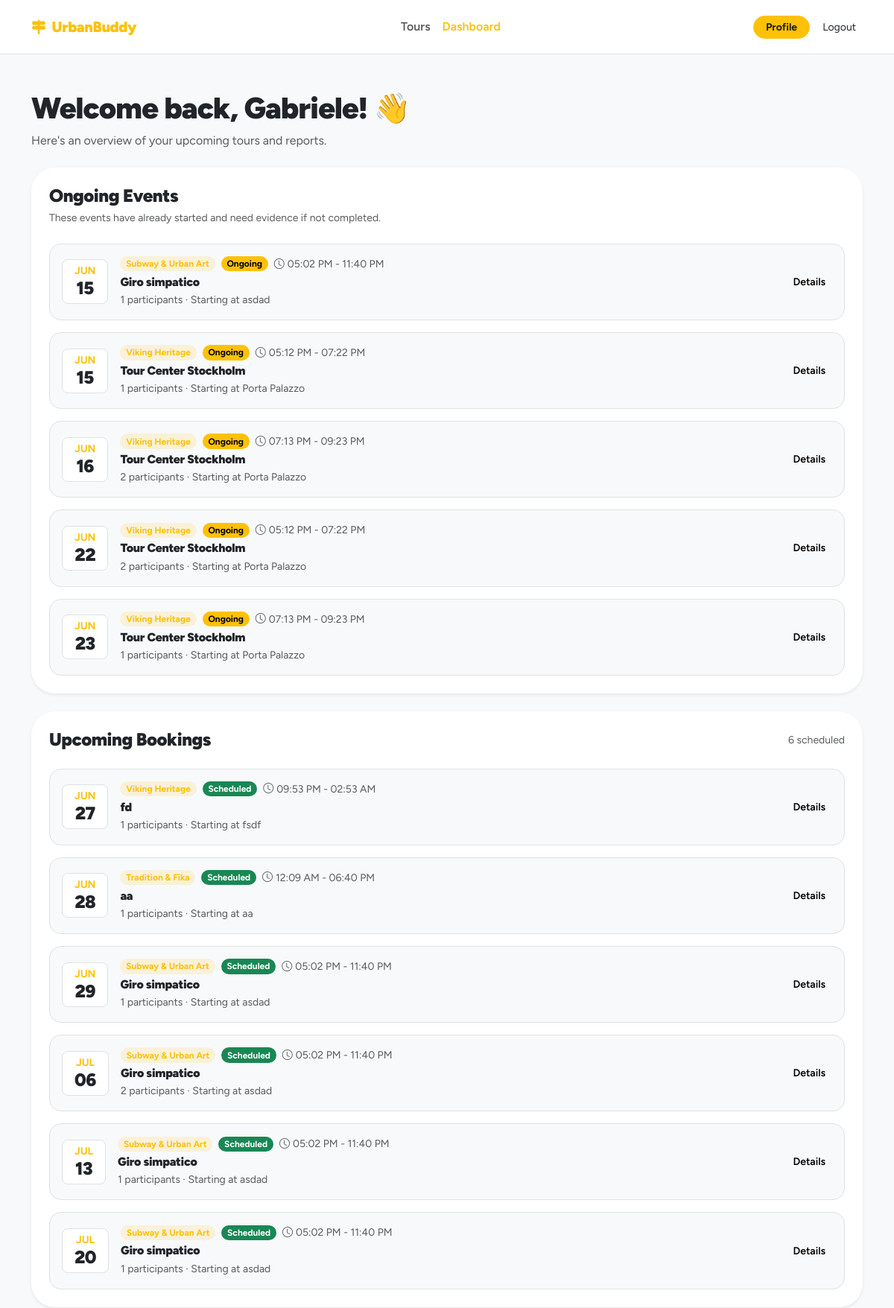
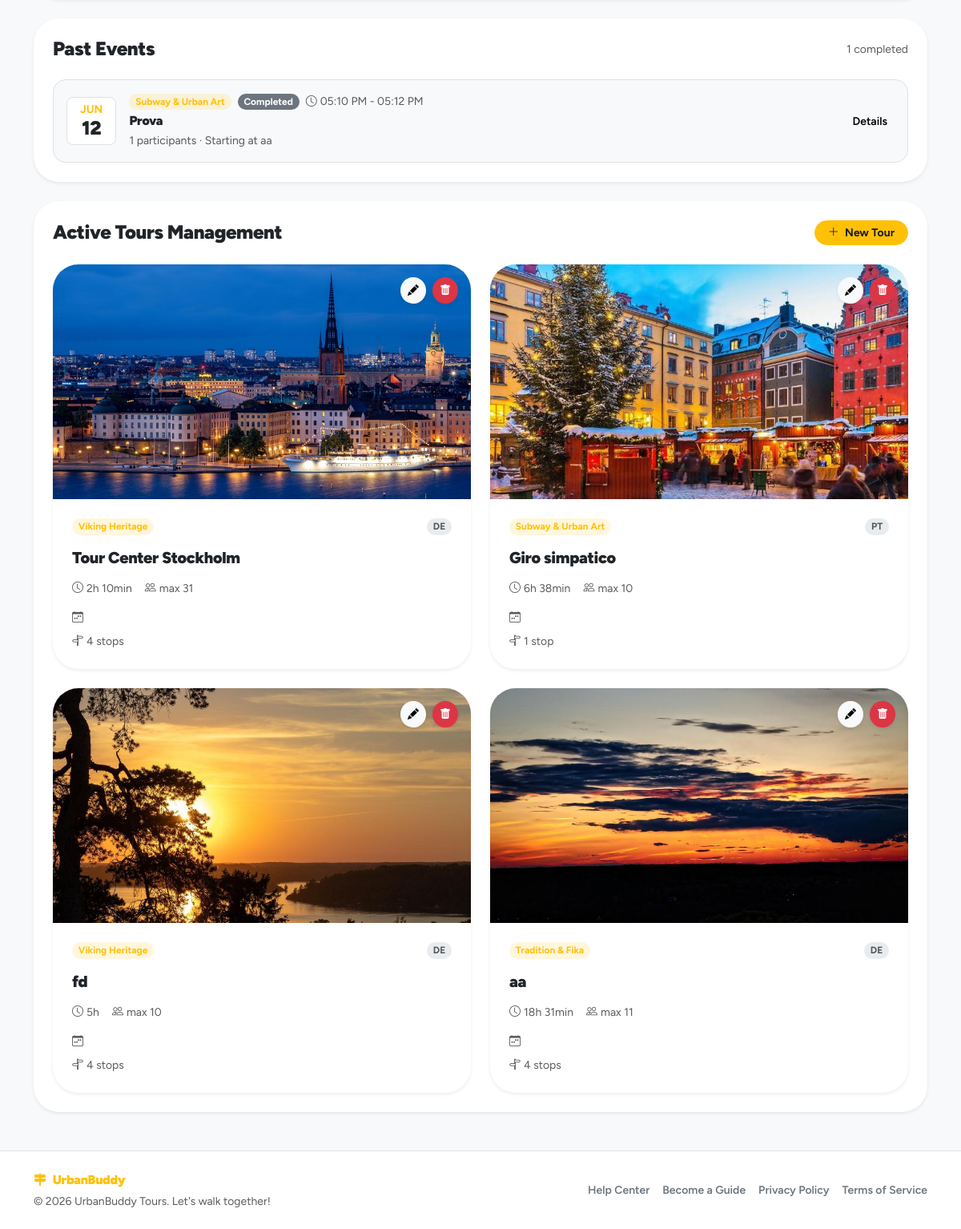
Page /dashboard (signed in) on the committed database (2 pictures, top to bottom).
### tables this page shows
CREATE TABLE "users" (
	"id"	TEXT,
	"email"	TEXT NOT NULL UNIQUE,
	"password_hash"	TEXT NOT NULL,
	"first_name"	TEXT NOT NULL,
	"last_name"	TEXT NOT NULL,
	"username"	TEXT NOT NULL,
	"role"	BLOB NOT NULL CHECK("role" IN ('guide', 'participant', 'admin')),
	"created_at"	TEXT DEFAULT CURRENT_TIMESTAMP,
	"updated_at"	TEXT DEFAULT CURRENT_TIMESTAMP,
	"profile_photo"	TEXT,
	PRIMARY KEY("id")
);

CREATE TABLE themes (
    id INTEGER PRIMARY KEY AUTOINCREMENT, -- Manteniamo autoincrement (Tabella di dominio)
    name TEXT UNIQUE NOT NULL,
	slug TEXT UNIQUE NOT NULL,
    icon TEXT,
    created_at TEXT DEFAULT CURRENT_TIMESTAMP
, primary_color TEXT DEFAULT '#ffc107');

CREATE TABLE tours (
    id TEXT PRIMARY KEY,  -- UUID
    guide_id TEXT NOT NULL, -- FK verso UUID
    theme_id INTEGER NOT NULL,
    language_id INTEGER NOT NULL,
    title TEXT NOT NULL,
    description TEXT NOT NULL,
    meeting_point TEXT NOT NULL,
    duration INTEGER NOT NULL,
    max_participants INTEGER NOT NULL,
    is_deleted INTEGER DEFAULT 0 CHECK(is_deleted IN (0, 1)),
    created_at TEXT DEFAULT CURRENT_TIMESTAMP,
    updated_at TEXT DEFAULT CURRENT_TIMESTAMP,
    FOREIGN KEY (guide_id) REFERENCES users(id) ON DELETE CASCADE,
    FOREIGN KEY (theme_id) REFERENCES themes(id) ON DELETE RESTRICT,
    FOREIGN KEY (language_id) REFERENCES languages(id) ON DELETE RESTRICT
);

CREATE TABLE tour_events (
    id TEXT PRIMARY KEY, -- UUID
    tour_id TEXT NOT NULL, -- FK verso UUID
    event_date TEXT NOT NULL,
    start_time TEXT NOT NULL,
    status TEXT NOT NULL DEFAULT 'scheduled' CHECK(status IN ('scheduled', 'cancelled', 'completed')),
    actual_participants INTEGER,
    evidence_photo TEXT,
    created_at TEXT DEFAULT CURRENT_TIMESTAMP,
    updated_at TEXT DEFAULT CURRENT_TIMESTAMP,
    FOREIGN KEY (tour_id) REFERENCES tours(id),
    UNIQUE(tour_id, event_date)
);

CREATE TABLE tour_photos (
    id TEXT PRIMARY KEY, -- UUID
    tour_id TEXT NOT NULL, -- FK verso UUID
    filename TEXT NOT NULL,
    created_at TEXT DEFAULT CURRENT_TIMESTAMP,
    FOREIGN KEY (tour_id) REFERENCES tours(id) ON DELETE CASCADE
);

### app/guide_dashboard/routes.py (the view)
@guide_dashboard_bp.route("/dashboard", methods=["GET"])
@login_required
def dashboard():
    require_guide()
    tours = ToursDAO.list_tours_by_guide(current_user.id)
    for tour in tours:
        tour.theme = ThemesDAO.get_theme_by_id(tour.theme_id)
        tour.language = LanguagesDAO.get_language_by_id(tour.language_id)
        tour.production_photos = TourPhotosDAO.list_photos_by_tour(tour.id)
        tour.weekly_slots = TourWeeklySlotsDAO.list_slots_by_tour(tour.id)
        tour.stops = TourStopsDAO.list_stops_by_tour(tour.id)
    events = TourEventsDAO.list_events_by_guide(current_user.id)
    for event in events:
        event.tour = ToursDAO.get_tour_by_id(event.tour_id)
        if event.tour is not None:
            event.tour.theme = ThemesDAO.get_theme_by_id(event.tour.theme_id)
            event.tour.language = LanguagesDAO.get_language_by_id(event.tour.language_id)
    dashboard_event_lists = build_dashboard_event_lists(events)
    return render_template(
        "guide_dashboard/dashboard.html",
        dashboard_tours=build_dashboard_tours(tours),
        **dashboard_event_lists,
    )

### app/templates/guide_dashboard/dashboard.html (shortened to what this page needs)
{% extends "base.html" %}
{% block content %}
<section class="py-5">
    <div class="container">
        <div class="mb-4">
            <h1 class="fw-black mb-2">
                Welcome back, {{ current_user.first_name }}! 👋
            </h1>
            <p class="text-body-secondary mb-0">
                Here's an overview of your upcoming tours and reports.
            </p>
        </div>
        {% if dashboard_ongoing_events %}
            <div class="card border-0 shadow-sm rounded-5 mb-4">
                <div class="card-body p-4">
                    <div class="d-flex align-items-center justify-content-between mb-4">
                        <div>
                            <h2 class="h4 fw-black mb-1">
                                Ongoing Events
                            </h2>
                            <p class="small text-body-secondary mb-0">
                                These events have already started and need evidence if not completed.
                            </p>
                        </div>
                    </div>
                    <div class="vstack gap-3">
                        {% for event in dashboard_ongoing_events %}
                            {% include "components/booking_row.html" %}
                        {% endfor %}
                    </div>
                </div>
            </div>
        {% endif %}
        <div class="card border-0 shadow-sm rounded-5 mb-4">
            <div class="card-body p-4">
                <div class="d-flex align-items-center justify-content-between mb-4">
                    <h2 class="h4 fw-black mb-0">
                        Upcoming Bookings
                    </h2>
                    <span class="small text-body-secondary">
                        {{ dashboard_upcoming_events|length }} scheduled
                    </span>
                </div>
                {% if dashboard_upcoming_events %}
                    <div class="vstack gap-3">
                        {% for event in dashboard_upcoming_events %}
                            {% include "components/booking_row.html" %}
                        {% endfor %}
                    </div>
                {% else %}
                    <div class="text-center py-4">
                        <p class="text-body-secondary mb-0">
                            No upcoming bookings yet.
                        </p>
                    </div>
                {% endif %}
            </div>
        </div>
        <div class="card border-0 shadow-sm rounded-5 mb-4">
            <div class="card-body p-4">
                <div class="d-flex align-items-center justify-content-between mb-4">
                    <h2 class="h4 fw-black mb-0">
                        Past Events
                    </h2>
                    <span class="small text-body-secondary">
                        {{ dashboard_past_events|length }} completed
                    </span>
                </div>
                {% if dashboard_past_events %}
                    <div class="vstack gap-3">
                        {% for event in dashboard_past_events %}
                            {% include "components/booking_row.html" %}
                        {% endfor %}
                    </div>
                {% else %}
                    <div class="text-center py-4">
                        <p class="text-body-secondary mb-0">
                            Completed events will appear here.
                        </p>
                    </div>
                {% endif %}
            </div>
        </div>
        <div class="card border-0 shadow-sm rounded-5">
            <div class="card-body p-4">
                <div class="d-flex align-items-center justify-content-between mb-4">
                    <h2 class="h4 fw-black mb-0">
                        Active Tours Management
                    </h2>
                    <a href="{{ url_for('guide_dashboard.create_tour') }}" class="btn ub-btn btn-sm fw-bold rounded-pill px-3">
                        <i class="bi bi-plus-lg me-1"></i>
                        New Tour
                    </a>
                </div>
                {% if dashboard_tours %}
                    <div class="row g-4">
                        {% for tour in dashboard_tours %}
                            <div class="col-md-6">
                                {% set card_variant = "dashboard" %}
                                {% include "components/tour_card.html" %}
                            </div>
                        {% endfor %}
                    </div>
                {% else %}
                    <div class="text-center py-4">
                        <p class="text-body-secondary mb-0">
                            You have not created any tours yet.
                        </p>
                    </div>
                {% endif %}
            </div>
        </div>
    </div>
</section>
{% endblock %}

### app/templates/components/booking_row.html
<div class="border rounded-4 bg-body-tertiary p-3">
    <div class="row align-items-center g-3">
        <div class="col-auto">
            <div class="bg-white border rounded-3 text-center px-3 py-2">
                <div class="small fw-bold ub-text text-uppercase lh-1">
                    {{ event.date_month }}
                </div>
                <div class="h4 fw-black lh-1 mt-1 mb-0">
                    {{ event.date_day }}
                </div>
            </div>
        </div>
        <div class="col">
            <div class="d-flex align-items-center gap-2 flex-wrap mb-1">
                <span class="badge rounded-pill ub-badge-soft">
                    {{ event.theme }}
                </span>
                <span class="badge rounded-pill {{ event.status_class }}">
                    {{ event.status_label }}
                </span>
                <span class="small text-body-secondary">
                    <i class="bi bi-clock me-1"></i>{{ event.time_range }}
                </span>
            </div>
            <h3 class="h6 fw-black mb-1">
                {{ event.title }}
            </h3>
            <p class="small text-body-secondary mb-0">
                {{ event.participants }} participants · Starting at {{ event.meeting_point }}
            </p>
        </div>
        <div class="col-auto">
            <a
                href="{{ url_for('guide_dashboard.event_detail', event_id=event.id) }}"
                class="btn btn-light btn-sm fw-semibold"
            >
                Details
            </a>
        </div>
    </div>
</div>

### app/templates/components/tour_card.html (shortened to what this page needs)
<article class="card tour-card border-0 shadow-sm rounded-5 h-100 overflow-hidden">
    <div class="position-relative">
        <div class="ratio ratio-16x9 ub-bg-soft">
            {% if tour.cover_filename %}
                <img
                    src="{{ url_for('static', filename='uploads/tours/' ~ tour.cover_filename) }}"
                    alt="{{ tour.title }}"
                    class="object-fit-cover"
                >
            {% else %}
                <div class="d-flex align-items-center justify-content-center fs-3 fw-black ub-text">
                    {{ city_name|default("Stockholm") }}
                </div>
            {% endif %}
        </div>
        {% if card_variant is defined and card_variant == "dashboard" %}
            <div class="position-absolute top-0 end-0 m-3 d-flex gap-2">
                <a
                    href="{{ url_for('guide_dashboard.update_tour', tour_id=tour.id) }}"
                    class="btn btn-light btn-sm rounded-circle shadow-sm p-2 lh-1"
                    aria-label="Edit tour"
                >
                    <i class="bi bi-pencil-fill"></i>
                </a>
                <button
                    type="button"
                    class="btn btn-danger btn-sm rounded-circle shadow-sm p-2 lh-1"
                    data-bs-toggle="modal"
                    data-bs-target="#deleteTourModal-{{ tour.id }}"
                    aria-label="Delete tour"
                >
                    <i class="bi bi-trash-fill"></i>
                </button>
            </div>
        {% else %}
            <span class="badge rounded-pill ub-badge fw-bold position-absolute top-0 end-0 m-3">
                FREE
            </span>
        {% endif %}
    </div>
    <div class="card-body p-4">
        <div class="d-flex align-items-center justify-content-between gap-3 mb-3">
            <span class="badge rounded-pill ub-badge-soft">{{ tour.theme }}</span>
            <span class="badge rounded-pill bg-body-secondary text-body-secondary">{{ tour.language }}</span>
        </div>
        <h3 class="h5 fw-black mb-3">
            {{ tour.title }}
        </h3>
        {% if card_variant is defined and card_variant == "dashboard" %}
            <div class="d-flex flex-wrap gap-3 small text-body-secondary mb-3">
                <span><i class="bi bi-clock me-1"></i>{{ tour.duration }}</span>
                <span><i class="bi bi-people me-1"></i>max {{ tour.max_participants }}</span>
            </div>
            <div class="vstack gap-2 small text-body-secondary">
                <div><i class="bi bi-calendar-week me-1"></i>{{ tour.schedule }}</div>
                <div><i class="bi bi-signpost-split me-1"></i>{{ tour.stops_count }}</div>
            </div>
        {% endif %}
    </div>
</article>

### rows in the picture
users: first_name "Gabriele"
themes: theme "Subway & Urban Art" "Subway & Urban Art" "Subway & Urban Art" "Subway & Urban Art" "Subway & Urban Art", theme "Subway & Urban Art"
tours: title "Giro simpatico" "Giro simpatico" "Giro simpatico" "Giro simpatico" "Giro simpatico", meeting_point "asdad" "asdad" "asdad" "asdad" "asdad", title "Giro simpatico"
themes: theme "Viking Heritage" "Viking Heritage" "Viking Heritage" "Viking Heritage" "Viking Heritage", theme "Viking Heritage" "Viking Heritage"
tours: title "Tour Center Stockholm" "Tour Center Stockholm" "Tour Center Stockholm" "Tour Center Stockholm", meeting_point "Porta Palazzo" "Porta Palazzo" "Porta Palazzo" "Porta Palazzo", title "Tour Center Stockholm"
tours: title "fd", meeting_point "fsdf", title "fd"
themes: theme "Tradition & Fika", theme "Tradition & Fika"
tours: title "aa", meeting_point "aa", title "aa"
tour_events: date_month "JUN", date_day "12", theme "Subway & Urban Art", status_label "Completed", time_range "05:10 PM - 05:12 PM", title "Prova", participants "1", meeting_point "aa"
tour_photos: filename (picture)
tour_photos: filename (picture)
tour_photos: filename (picture)
tour_photos: filename (picture)

### other values in the picture
{{ event.date_month }} "JUN" "JUN" "JUN" "JUN" "JUN" "JUN" "JUN" "JUN" "JUL" "JUL" "JUL"
{{ event.date_day }} "15" "15" "16" "22" "23" "27" "28" "29" "06" "13" "20"
{{ event.status_label }} "Ongoing" "Ongoing" "Ongoing" "Ongoing" "Ongoing" "Scheduled" "Scheduled" "Scheduled" "Scheduled" "Scheduled" "Scheduled"
{{ event.time_range }} "05:02 PM - 11:40 PM" "05:12 PM - 07:22 PM" "07:13 PM - 09:23 PM" "05:12 PM - 07:22 PM" "07:13 PM - 09:23 PM" "09:53 PM - 02:53 AM" "12:09 AM - 06:40 PM" "05:02 PM - 11:40 PM" "05:02 PM - 11:40 PM" "05:02 PM - 11:40 PM" "05:02 PM - 11:40 PM"
{{ event.participants }} "1" "1" "2" "2" "1" "1" "1" "1" "2" "1" "1"
{{ dashboard_upcoming_events|length }} "6"
{{ dashboard_past_events|length }} "1"
{{ tour.language }} "DE" "PT" "DE" "DE"
{{ tour.duration }} "2h 10min" "6h 38min" "5h" "18h 31min"
{{ tour.max_participants }} "31" "10" "10" "11"
{{ tour.stops_count }} "4 stops" "1 stop" "4 stops" "4 stops"
